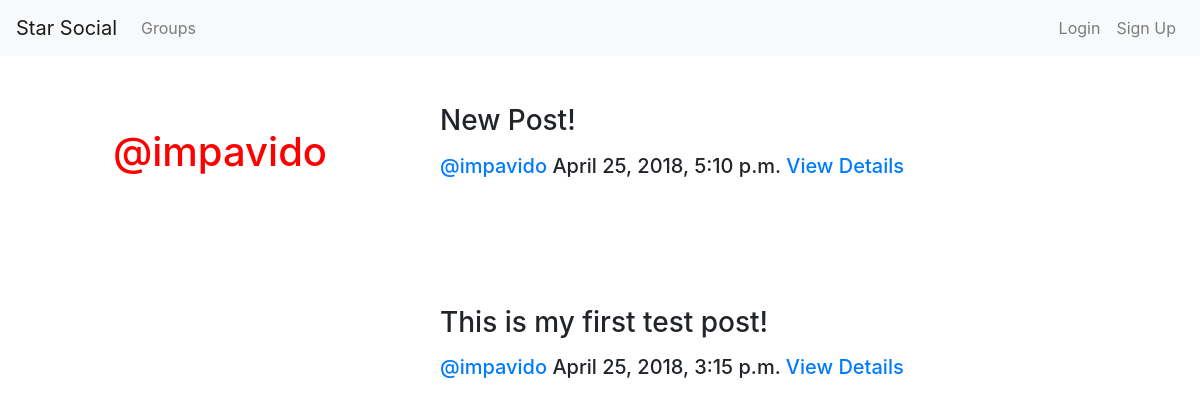
Before: /posts/by/impavido/ with the older database file.
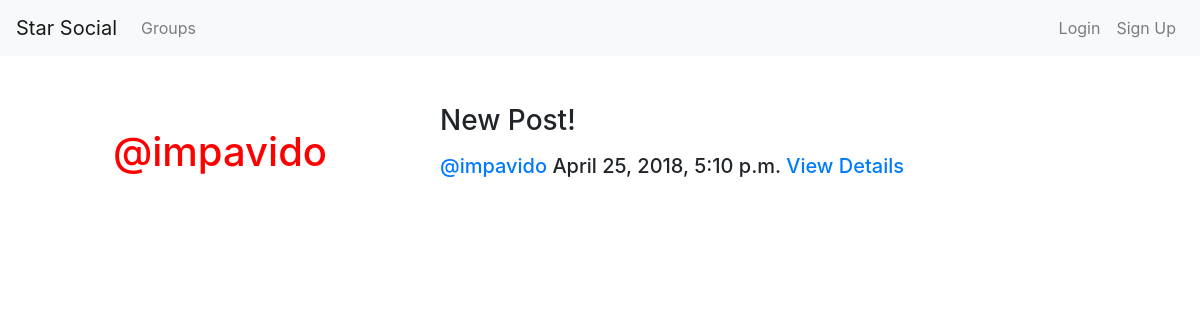
After: the same page with the newer database file.
### posts/models.py (models this page shows, shortened)
class Post(models.Model):
    user = models.ForeignKey(User, related_name='posts', on_delete=models.CASCADE)
    create_date = models.DateTimeField(auto_now=True)
    message = models.TextField()
    message_html = models.TextField(editable=False)
    group = models.ForeignKey(Group, related_name='posts', null=True, blank=True, on_delete=models.CASCADE)
    class Meta():
        ordering = ['-create_date']
        unique_together = ['user', 'message']

### posts/views.py (the view)
# urls.py: path('by/<slug:username>/', views.UserPosts.as_view(), name = 'for_user'),
class UserPosts(generic.ListView):
    model = models.Post
    template_name = 'posts/user_post_list.html'
    def get_queryset(self):
        try:
            self.post_user = User.objects.prefetch_related('posts').get(username__iexact=self.kwargs.get('username'))
        except User.DoesNotExist:
            raise Http404
        else:
            return self.post_user.posts.all()
    def get_context_data(self, **kwargs):
        context = super().get_context_data(**kwargs)
        context['post_user'] = self.post_user
        return context

### posts/templates/posts/user_post_list.html
{% extends "posts/post_base.html" %}
{% block prepost %}
    <div class="col-md-4">
        <br><br><br>
        <h1>@{{post_user.username}}</h1>
    </div>
{% endblock prepost %}
{% block post_content %}
    <div class="col-md-8">
        {% for post in post_list %}
            {% include "posts/_post.html" with hide_delete=False %}
        {% endfor %}
    </div>
{% endblock post_content %}

### posts/templates/posts/_post.html (shortened to what this page needs)
<div class="col-12 post-media">
    <br><br>
    <h3>{{post.message_html|safe}}</h3>
    <div class="media-body">
        <h5 class="media-heading">
            <time class="time">
                <span class="username"><a href="{% url 'posts:for_user' username=post.user.username%}">@{{post.user.username}}</a></span>
                {{post.create_date}}
                <a href="{% url 'posts:single' username=post.user.username pk=post.pk %}">View Details</a>
            </time>
        </h5>
        <br>
    </div>
    <br><br>
</div>

Changed rows visible on the page:
removed Post: message_html "This is my first test post!", user.username "impavido", create_date "April 25, 2018, 3:15 p.m."
